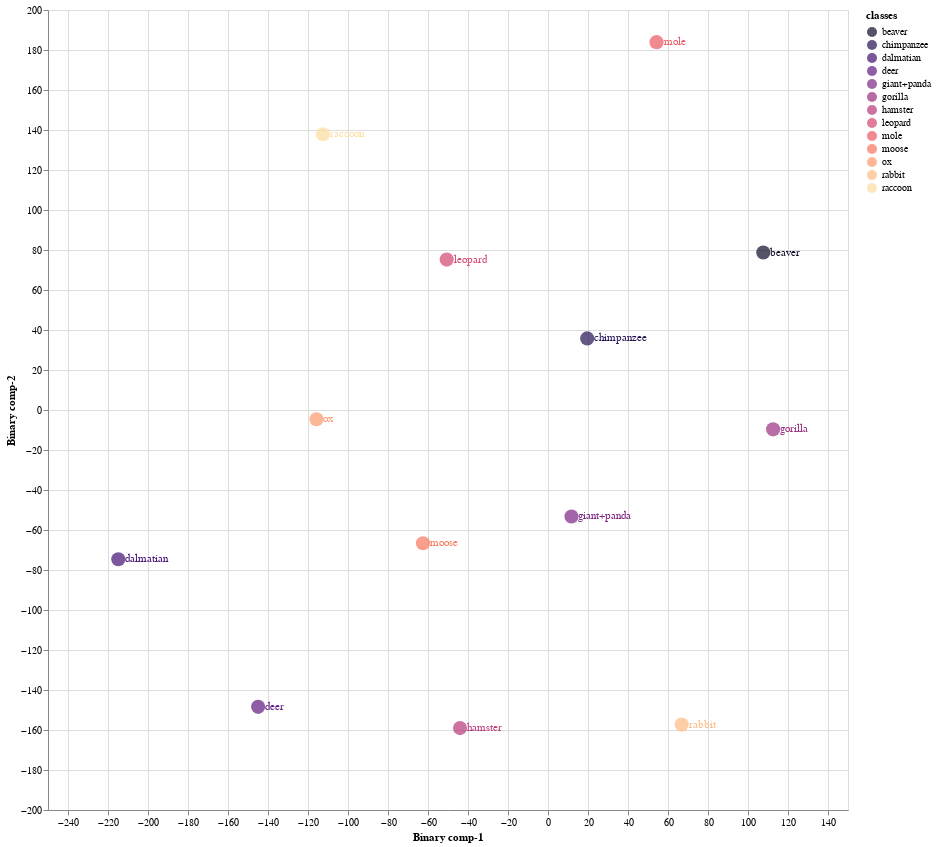
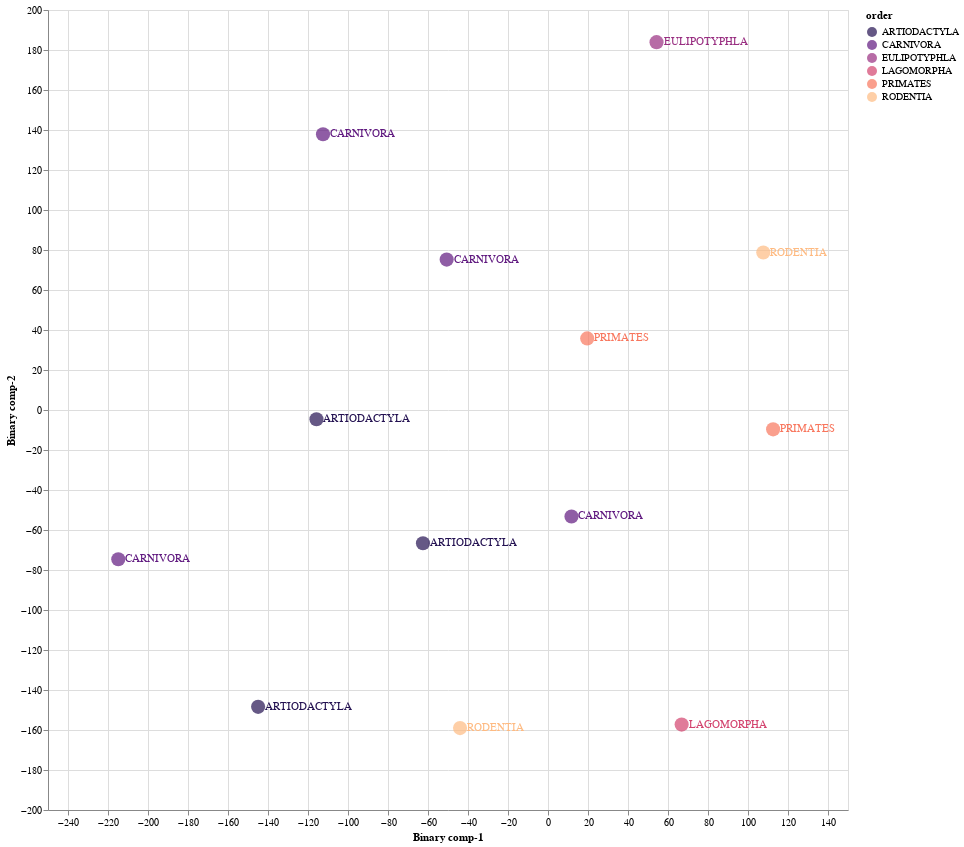

Notebook cell for these charts, in order:
### Markdown cell above
### 8.1 Train Validation Split 01

### Code cell
Train01 = CZSL(mode = "Train", 
               split = 1, 
               DNN = ProjectionNetwork1, 
               epochs = 20, 
               bs = 16, 
               numunits = 1024, 
               lr = 0.1, 
               optimiser = nn.Sigmoid(), 
               dropout = 0.2, 
               mom = 0, 
               wd = 0,  
               device = 'cuda', 
               checkpoint = CP1, 
               pred_type = 'Probabilistic', 
               dist_type = 'cosine')

#mode
#1. "Train" - Use Train Val split
#2. "Test" - For Unseen Test Data

#split
# 1 -Train/Val Split 1
# 2 -Train/Val Split 2
# 3 -Train/Val Split 3

#pred_type
#1. "Probabilistic" - continous real numbers giving probability for prdiction to be 1
#2. "Deterministic" - 1 or 0 prediction values

#dist_type
#1. euclidean
#2. cosine
#3. hamming
#4. jaccard

### Figure 1 — Vega-Lite specification as saved in the notebook (floating-point values rounded to 4 significant figures)
{"config": {"view": {"continuousWidth": 400, "continuousHeight": 300}}, "layer": [{"mark": {"type": "circle", "size": 200}, "encoding": {"color": {"field": "classes", "scale": {"scheme": "Magma"}, "type": "nominal"}, "x": {"field": "Binary comp-1", "type": "quantitative"}, "y": {"field": "Binary comp-2", "type": "quantitative"}}, "height": 800, "selection": {"selector001": {"type": "interval", "bind": "scales", "encodings": ["x", "y"]}}, "width": 800}, {"mark": {"type": "text", "align": "left", "baseline": "middle", "dx": 7}, "encoding": {"color": {"field": "classes", "scale": {"scheme": "Magma"}, "type": "nominal"}, "text": {"field": "classes", "type": "nominal"}, "x": {"field": "Binary comp-1", "type": "quantitative"}, "y": {"field": "Binary comp-2", "type": "quantitative"}}, "height": 800, "width": 800}], "data": {"name": "data-c8f9f06d2f15189241ed44502ceab8d4"}, "$schema": "https://vega.github.io/schema/vega-lite/v4.17.0.json", "datasets": {"data-c8f9f06d2f15189241ed44502ceab8d4": [{"Binary comp-1": 107.6, "Binary comp-2": 78.73, "classes": "beaver", "sciName": "Aplodontia_rufa", "animal_label": 4, "animal_class": "beaver", "mainCommonName": "Mountain Beaver", "otherCommonNames": "Boomer|Sewellel|Point Arena Mountain Beaver|Point Reyes Mountain Beaver", "class": "Mammalia", "infraclass": "Placentalia", "magnorder": "Boreoeutheria", "superorder": "Euarchontoglires", "order": "RODENTIA", "suborder": "SCIUROMORPHA", "infraorder": null, "parvorder": null, "superfamily": null, "family": "APLODONTIIDAE", "subfamily": null, "tribe": null, "genus": "Aplodontia"}, {"Binary comp-1": -214.9, "Binary comp-2": -74.61, "classes": "dalmatian", "sciName": "Canis_familiaris", "animal_label": 5, "animal_class": "dalmatian", "mainCommonName": "Domestic Dog", "otherCommonNames": "Dog|Dingo|Feral Dog|New Guinea Singing Dog|Village Dog", "class": "Mammalia", "infraclass": "Placentalia", "magnorder": "Boreoeutheria", "superorder": "Laurasiatheria", "order": "CARNIVORA", "suborder": "CANIFORMIA", "infraorder": "CANOIDEA", "parvorder": null, "superfamily": null, "family": "CANIDAE", "subfamily": null, "tribe": null, "genus": "Canis"}, {"Binary comp-1": 54.27, "Binary comp-2": 183.9, "classes": "mole", "sciName": "Talpa_altaica", "animal_label": 12, "animal_class": "mole", "mainCommonName": "Altai Mole", "otherCommonNames": "Siberian Mole", "class": "Mammalia", "infraclass": "Placentalia", "magnorder": "Boreoeutheria", "superorder": "Laurasiatheria", "order": "EULIPOTYPHLA", "suborder": null, "infraorder": null, "parvorder": null, "superfamily": null, "family": "TALPIDAE", "subfamily": "TALPINAE", "tribe": "TALPINI", "genus": "Talpa"}, {"Binary comp-1": -50.66, "Binary comp-2": 75.2, "classes": "leopard", "sciName": "Panthera_pardus", "animal_label": 15, "animal_class": "leopard", "mainCommonName": "Leopard", "otherCommonNames": "Panther", "class": "Mammalia", "infraclass": "Placentalia", "magnorder": "Boreoeutheria", "superorder": "Laurasiatheria", "order": "CARNIVORA", "suborder": "FELIFORMIA", "infraorder": "FELOIDEA", "parvorder": null, "superfamily": null, "family": "FELIDAE", "subfamily": "PANTHERINAE", "tribe": null, "genus": "Panthera"}, {"Binary comp-1": -62.51, "Binary comp-2": -66.64, "classes": "moose", "sciName": "Alces_alces", "animal_label": 16, "animal_class": "moose", "mainCommonName": "Moose", "otherCommonNames": "Elk|Eurasian Elk|Caucasian Moose", "class": "Mammalia", "infraclass": "Placentalia", "magnorder": "Boreoeutheria", "superorder": "Laurasiatheria", "order": "ARTIODACTYLA", "suborder": "RUMINANTIA", "infraorder": "PECORA", "parvorder": null, "superfamily": null, "family": "CERVIDAE", "subfamily": "CAPREOLINAE", "tribe": "ALCEINI", "genus": "Alces"}, {"Binary comp-1": 112.6, "Binary comp-2": -9.659, "classes": "gorilla", "sciName": "Gorilla_gorilla", "animal_label": 20, "animal_class": "gorilla", "mainCommonName": "Western Gorilla", "otherCommonNames": "Lowland Gorilla|Cross River Gorilla|Western Lowland Gorilla", "class": "Mammalia", "infraclass": "Placentalia", "magnorder": "Boreoeutheria", "superorder": "Euarchontoglires", "order": "PRIMATES", "suborder": "HAPLORHINI", "infraorder": "SIMIIFORMES", "parvorder": "CATARRHINI", "superfamily": "HOMINOIDEA", "family": "HOMINIDAE", "subfamily": "HOMININAE", "tribe": null, "genus": "Gorilla"}, {"Binary comp-1": -115.8, "Binary comp-2": -4.638, "classes": "ox", "sciName": "Bos_sauveli", "animal_label": 21, "animal_class": "ox", "mainCommonName": "Kouprey", "otherCommonNames": "Gray Ox|Indochinese Forest Ox", "class": "Mammalia", "infraclass": "Placentalia", "magnorder": "Boreoeutheria", "superorder": "Laurasiatheria", "order": "ARTIODACTYLA", "suborder": "RUMINANTIA", "infraorder": "PECORA", "parvorder": null, "superfamily": null, "family": "BOVIDAE", "subfamily": "BOVINAE", "tribe": "BOVINI", "genus": "Bos"}, {"Binary comp-1": 19.6, "Binary comp-2": 35.78, "classes": "chimpanzee", "sciName": "Pan_troglodytes", "animal_label": 25, "animal_class": "chimpanzee", "mainCommonName": "Chimpanzee", "otherCommonNames": "Chimpanzee|Common Chimpanzee|Robust Chimpanzee|Central Chimpanzee|Eastern Chimpanzee|Nigeria-Cameroon Chimpanzee|Western Chimpanzee", "class": "Mammalia", "infraclass": "Placentalia", "magnorder": "Boreoeutheria", "superorder": "Euarchontoglires", "order": "PRIMATES", "suborder": "HAPLORHINI", "infraorder": "SIMIIFORMES", "parvorder": "CATARRHINI", "superfamily": "HOMINOIDEA", "family": "HOMINIDAE", "subfamily": "HOMININAE", "tribe": null, "genus": "Pan"}, {"Binary comp-1": -43.98, "Binary comp-2": -159.0, "classes": "hamster", "sciName": "Mesocricetus_brandti", "animal_label": 26, "animal_class": "hamster", "mainCommonName": "Brandt's Hamster", "otherCommonNames": "Turkish Hamster", "class": "Mammalia", "infraclass": "Placentalia", "magnorder": "Boreoeutheria", "superorder": "Euarchontoglires", "order": "RODENTIA", "suborder": "SUPRAMYOMORPHA", "infraorder": "MYOMORPHI", "parvorder": null, "superfamily": "MUROIDEA", "family": "CRICETIDAE", "subfamily": "CRICETINAE", "tribe": null, "genus": "Mesocricetus"}, {"Binary comp-1": 66.82, "Binary comp-2": -157.3, "classes": "rabbit", "sciName": "Pentalagus_furnessi", "animal_label": 29, "animal_class": "rabbit", "mainCommonName": "Amami Rabbit", "otherCommonNames": "Ryukyu Rabbit", "class": "Mammalia", "infraclass": "Placentalia", "magnorder": "Boreoeutheria", "superorder": "Euarchontoglires", "order": "LAGOMORPHA", "suborder": null, "infraorder": null, "parvorder": null, "superfamily": null, "family": "LEPORIDAE", "subfamily": null, "tribe": null, "genus": "Pentalagus"}, {"Binary comp-1": 11.74, "Binary comp-2": -53.24, "classes": "giant+panda", "sciName": "Ailuropoda_melanoleuca", "animal_label": 39, "animal_class": "giant+panda", "mainCommonName": "Giant Panda", "otherCommonNames": "Da Xiong Mao", "class": "Mammalia", "infraclass": "Placentalia", "magnorder": "Boreoeutheria", "superorder": "Laurasiatheria", "order": "CARNIVORA", "suborder": "CANIFORMIA", "infraorder": "ARCTOIDEA", "parvorder": null, "superfamily": "URSOIDEA", "family": "URSIDAE", "subfamily": "AILUROPODINAE", "tribe": null, "genus": "Ailuropoda"}, {"Binary comp-1": -144.9, "Binary comp-2": -148.4, "classes": "deer", "sciName": "Hydropotes_inermis", "animal_label": 40, "animal_class": "deer", "mainCommonName": "Chinese Water Deer", "otherCommonNames": null, "class": "Mammalia", "infraclass": "Placentalia", "magnorder": "Boreoeutheria", "superorder": "Laurasiatheria", "order": "ARTIODACTYLA", "suborder": "RUMINANTIA", "infraorder": "PECORA", "parvorder": null, "superfamily": null, "family": "CERVIDAE", "subfamily": "CAPREOLINAE", "tribe": "CAPREOLINI", "genus": "Hydropotes"}, {"Binary comp-1": -112.5, "Binary comp-2": 137.9, "classes": "raccoon", "sciName": "Procyon_lotor", "animal_label": 48, "animal_class": "raccoon", "mainCommonName": "Northern Raccoon", "otherCommonNames": "Common Raccoon", "class": "Mammalia", "infraclass": "Placentalia", "magnorder": "Boreoeutheria", "superorder": "Laurasiatheria", "order": "CARNIVORA", "suborder": "CANIFORMIA", "infraorder": "ARCTOIDEA", "parvorder": null, "superfamily": "MUSTELOIDEA", "family": "PROCYONIDAE", "subfamily": null, "tribe": null, "genus": "Procyon"}]}}

### Figure 2 — Vega-Lite specification as saved in the notebook (floating-point values rounded to 4 significant figures)
{"config": {"view": {"continuousWidth": 400, "continuousHeight": 300}}, "layer": [{"mark": {"type": "circle", "size": 200}, "encoding": {"color": {"field": "order", "scale": {"scheme": "Magma"}, "type": "nominal"}, "x": {"field": "Binary comp-1", "type": "quantitative"}, "y": {"field": "Binary comp-2", "type": "quantitative"}}, "height": 800, "selection": {"selector002": {"type": "interval", "bind": "scales", "encodings": ["x", "y"]}}, "width": 800}, {"mark": {"type": "text", "align": "left", "baseline": "middle", "dx": 7}, "encoding": {"color": {"field": "order", "scale": {"scheme": "Magma"}, "type": "nominal"}, "text": {"field": "order", "type": "nominal"}, "x": {"field": "Binary comp-1", "type": "quantitative"}, "y": {"field": "Binary comp-2", "type": "quantitative"}}, "height": 800, "width": 800}], "data": {"name": "data-c8f9f06d2f15189241ed44502ceab8d4"}, "$schema": "https://vega.github.io/schema/vega-lite/v4.17.0.json", "datasets": {"data-c8f9f06d2f15189241ed44502ceab8d4": [{"Binary comp-1": 107.6, "Binary comp-2": 78.73, "classes": "beaver", "sciName": "Aplodontia_rufa", "animal_label": 4, "animal_class": "beaver", "mainCommonName": "Mountain Beaver", "otherCommonNames": "Boomer|Sewellel|Point Arena Mountain Beaver|Point Reyes Mountain Beaver", "class": "Mammalia", "infraclass": "Placentalia", "magnorder": "Boreoeutheria", "superorder": "Euarchontoglires", "order": "RODENTIA", "suborder": "SCIUROMORPHA", "infraorder": null, "parvorder": null, "superfamily": null, "family": "APLODONTIIDAE", "subfamily": null, "tribe": null, "genus": "Aplodontia"}, {"Binary comp-1": -214.9, "Binary comp-2": -74.61, "classes": "dalmatian", "sciName": "Canis_familiaris", "animal_label": 5, "animal_class": "dalmatian", "mainCommonName": "Domestic Dog", "otherCommonNames": "Dog|Dingo|Feral Dog|New Guinea Singing Dog|Village Dog", "class": "Mammalia", "infraclass": "Placentalia", "magnorder": "Boreoeutheria", "superorder": "Laurasiatheria", "order": "CARNIVORA", "suborder": "CANIFORMIA", "infraorder": "CANOIDEA", "parvorder": null, "superfamily": null, "family": "CANIDAE", "subfamily": null, "tribe": null, "genus": "Canis"}, {"Binary comp-1": 54.27, "Binary comp-2": 183.9, "classes": "mole", "sciName": "Talpa_altaica", "animal_label": 12, "animal_class": "mole", "mainCommonName": "Altai Mole", "otherCommonNames": "Siberian Mole", "class": "Mammalia", "infraclass": "Placentalia", "magnorder": "Boreoeutheria", "superorder": "Laurasiatheria", "order": "EULIPOTYPHLA", "suborder": null, "infraorder": null, "parvorder": null, "superfamily": null, "family": "TALPIDAE", "subfamily": "TALPINAE", "tribe": "TALPINI", "genus": "Talpa"}, {"Binary comp-1": -50.66, "Binary comp-2": 75.2, "classes": "leopard", "sciName": "Panthera_pardus", "animal_label": 15, "animal_class": "leopard", "mainCommonName": "Leopard", "otherCommonNames": "Panther", "class": "Mammalia", "infraclass": "Placentalia", "magnorder": "Boreoeutheria", "superorder": "Laurasiatheria", "order": "CARNIVORA", "suborder": "FELIFORMIA", "infraorder": "FELOIDEA", "parvorder": null, "superfamily": null, "family": "FELIDAE", "subfamily": "PANTHERINAE", "tribe": null, "genus": "Panthera"}, {"Binary comp-1": -62.51, "Binary comp-2": -66.64, "classes": "moose", "sciName": "Alces_alces", "animal_label": 16, "animal_class": "moose", "mainCommonName": "Moose", "otherCommonNames": "Elk|Eurasian Elk|Caucasian Moose", "class": "Mammalia", "infraclass": "Placentalia", "magnorder": "Boreoeutheria", "superorder": "Laurasiatheria", "order": "ARTIODACTYLA", "suborder": "RUMINANTIA", "infraorder": "PECORA", "parvorder": null, "superfamily": null, "family": "CERVIDAE", "subfamily": "CAPREOLINAE", "tribe": "ALCEINI", "genus": "Alces"}, {"Binary comp-1": 112.6, "Binary comp-2": -9.659, "classes": "gorilla", "sciName": "Gorilla_gorilla", "animal_label": 20, "animal_class": "gorilla", "mainCommonName": "Western Gorilla", "otherCommonNames": "Lowland Gorilla|Cross River Gorilla|Western Lowland Gorilla", "class": "Mammalia", "infraclass": "Placentalia", "magnorder": "Boreoeutheria", "superorder": "Euarchontoglires", "order": "PRIMATES", "suborder": "HAPLORHINI", "infraorder": "SIMIIFORMES", "parvorder": "CATARRHINI", "superfamily": "HOMINOIDEA", "family": "HOMINIDAE", "subfamily": "HOMININAE", "tribe": null, "genus": "Gorilla"}, {"Binary comp-1": -115.8, "Binary comp-2": -4.638, "classes": "ox", "sciName": "Bos_sauveli", "animal_label": 21, "animal_class": "ox", "mainCommonName": "Kouprey", "otherCommonNames": "Gray Ox|Indochinese Forest Ox", "class": "Mammalia", "infraclass": "Placentalia", "magnorder": "Boreoeutheria", "superorder": "Laurasiatheria", "order": "ARTIODACTYLA", "suborder": "RUMINANTIA", "infraorder": "PECORA", "parvorder": null, "superfamily": null, "family": "BOVIDAE", "subfamily": "BOVINAE", "tribe": "BOVINI", "genus": "Bos"}, {"Binary comp-1": 19.6, "Binary comp-2": 35.78, "classes": "chimpanzee", "sciName": "Pan_troglodytes", "animal_label": 25, "animal_class": "chimpanzee", "mainCommonName": "Chimpanzee", "otherCommonNames": "Chimpanzee|Common Chimpanzee|Robust Chimpanzee|Central Chimpanzee|Eastern Chimpanzee|Nigeria-Cameroon Chimpanzee|Western Chimpanzee", "class": "Mammalia", "infraclass": "Placentalia", "magnorder": "Boreoeutheria", "superorder": "Euarchontoglires", "order": "PRIMATES", "suborder": "HAPLORHINI", "infraorder": "SIMIIFORMES", "parvorder": "CATARRHINI", "superfamily": "HOMINOIDEA", "family": "HOMINIDAE", "subfamily": "HOMININAE", "tribe": null, "genus": "Pan"}, {"Binary comp-1": -43.98, "Binary comp-2": -159.0, "classes": "hamster", "sciName": "Mesocricetus_brandti", "animal_label": 26, "animal_class": "hamster", "mainCommonName": "Brandt's Hamster", "otherCommonNames": "Turkish Hamster", "class": "Mammalia", "infraclass": "Placentalia", "magnorder": "Boreoeutheria", "superorder": "Euarchontoglires", "order": "RODENTIA", "suborder": "SUPRAMYOMORPHA", "infraorder": "MYOMORPHI", "parvorder": null, "superfamily": "MUROIDEA", "family": "CRICETIDAE", "subfamily": "CRICETINAE", "tribe": null, "genus": "Mesocricetus"}, {"Binary comp-1": 66.82, "Binary comp-2": -157.3, "classes": "rabbit", "sciName": "Pentalagus_furnessi", "animal_label": 29, "animal_class": "rabbit", "mainCommonName": "Amami Rabbit", "otherCommonNames": "Ryukyu Rabbit", "class": "Mammalia", "infraclass": "Placentalia", "magnorder": "Boreoeutheria", "superorder": "Euarchontoglires", "order": "LAGOMORPHA", "suborder": null, "infraorder": null, "parvorder": null, "superfamily": null, "family": "LEPORIDAE", "subfamily": null, "tribe": null, "genus": "Pentalagus"}, {"Binary comp-1": 11.74, "Binary comp-2": -53.24, "classes": "giant+panda", "sciName": "Ailuropoda_melanoleuca", "animal_label": 39, "animal_class": "giant+panda", "mainCommonName": "Giant Panda", "otherCommonNames": "Da Xiong Mao", "class": "Mammalia", "infraclass": "Placentalia", "magnorder": "Boreoeutheria", "superorder": "Laurasiatheria", "order": "CARNIVORA", "suborder": "CANIFORMIA", "infraorder": "ARCTOIDEA", "parvorder": null, "superfamily": "URSOIDEA", "family": "URSIDAE", "subfamily": "AILUROPODINAE", "tribe": null, "genus": "Ailuropoda"}, {"Binary comp-1": -144.9, "Binary comp-2": -148.4, "classes": "deer", "sciName": "Hydropotes_inermis", "animal_label": 40, "animal_class": "deer", "mainCommonName": "Chinese Water Deer", "otherCommonNames": null, "class": "Mammalia", "infraclass": "Placentalia", "magnorder": "Boreoeutheria", "superorder": "Laurasiatheria", "order": "ARTIODACTYLA", "suborder": "RUMINANTIA", "infraorder": "PECORA", "parvorder": null, "superfamily": null, "family": "CERVIDAE", "subfamily": "CAPREOLINAE", "tribe": "CAPREOLINI", "genus": "Hydropotes"}, {"Binary comp-1": -112.5, "Binary comp-2": 137.9, "classes": "raccoon", "sciName": "Procyon_lotor", "animal_label": 48, "animal_class": "raccoon", "mainCommonName": "Northern Raccoon", "otherCommonNames": "Common Raccoon", "class": "Mammalia", "infraclass": "Placentalia", "magnorder": "Boreoeutheria", "superorder": "Laurasiatheria", "order": "CARNIVORA", "suborder": "CANIFORMIA", "infraorder": "ARCTOIDEA", "parvorder": null, "superfamily": "MUSTELOIDEA", "family": "PROCYONIDAE", "subfamily": null, "tribe": null, "genus": "Procyon"}]}}
